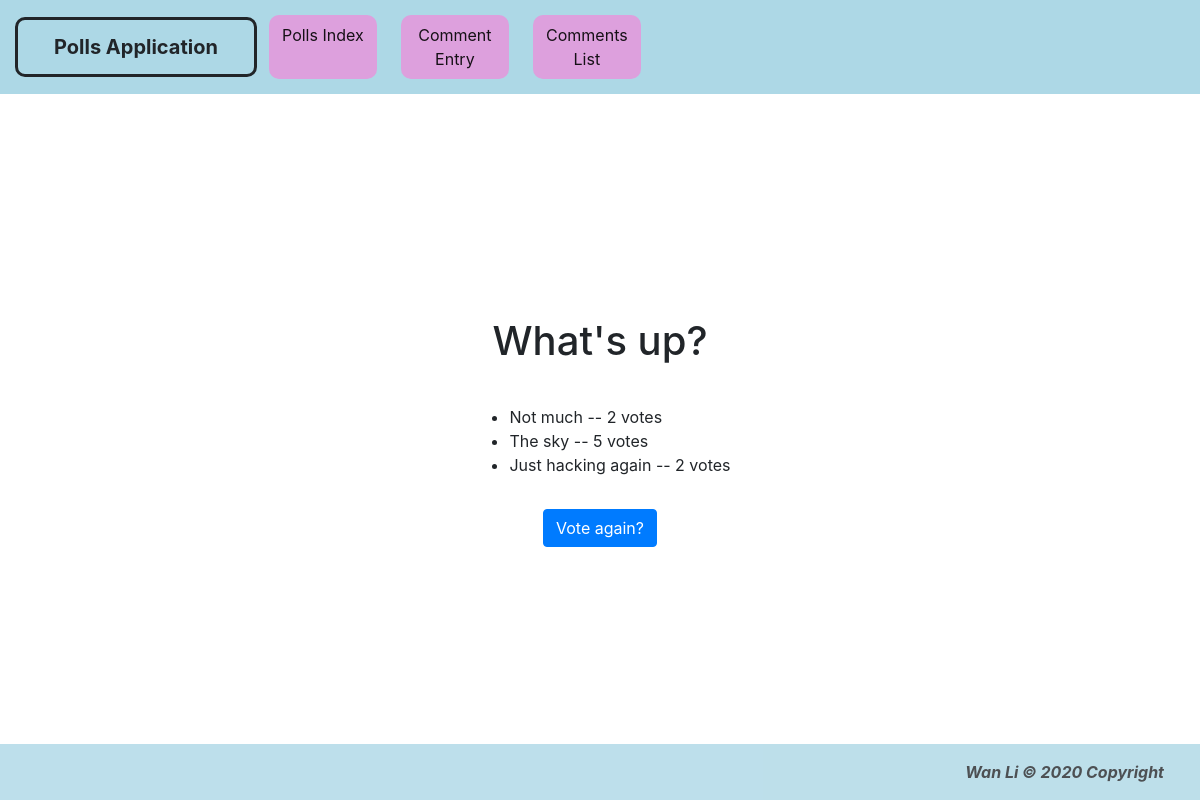
Before: /polls/1/results/ with the older database file.
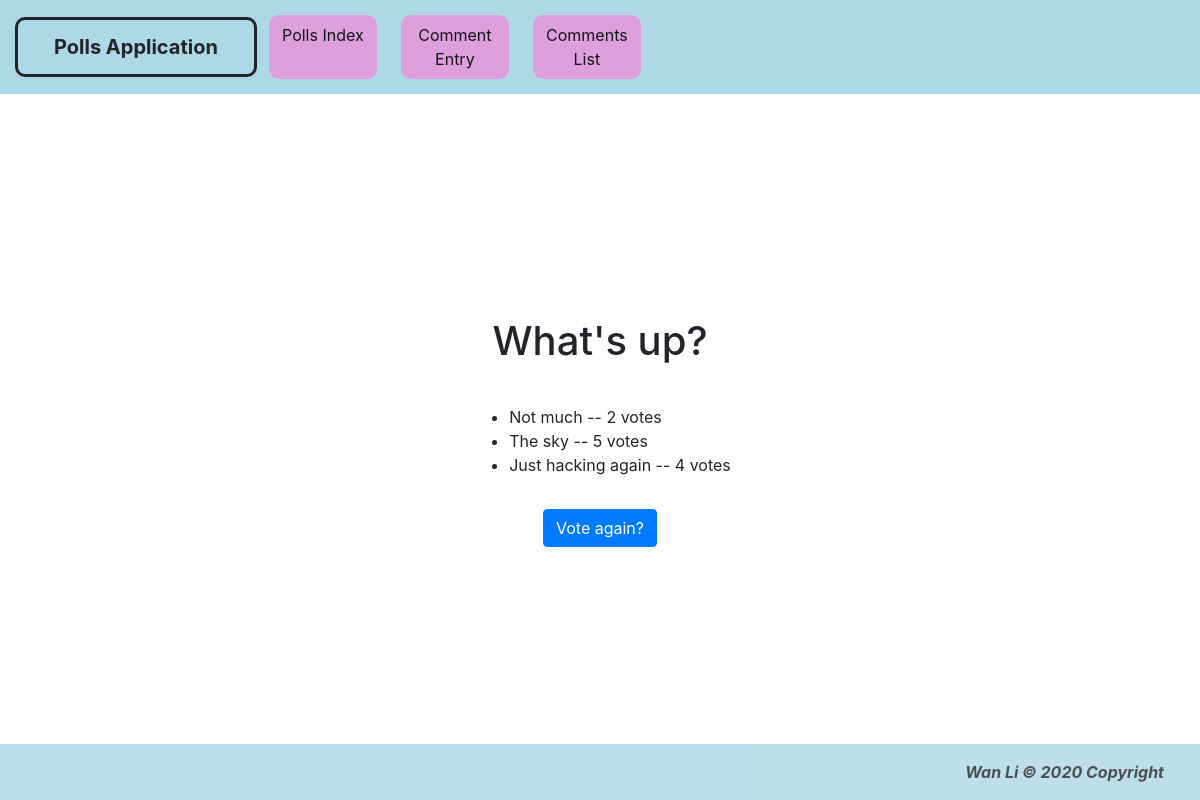
After: the same page with the newer database file.
### polls/models.py (models this page shows, shortened)
class Choice (models.Model):
    question = models.ForeignKey(Question, on_delete=models.CASCADE)
    choice_text = models.CharField(max_length=200)
    votes = models.IntegerField(default=0)

### polls/views.py (the view)
# urls.py: path('<int:pk>/results/', views.ResultsView.as_view(), name='results'),
class ResultsView(generic.DetailView):
    model = Question
    template_name = 'polls/results.html'
    def get_queryset(self):
        return Question.objects.filter(pub_date__lte=timezone.now())

### polls/templates/polls/results.html (shortened to what this page needs)
{% load bootstrap4 %}
{% bootstrap_css %}
{% load static %}
<link rel="stylesheet" href="https://maxcdn.bootstrapcdn.com/bootstrap/4.0.0/css/bootstrap.min.css"
>
<link rel="stylesheet" type="text/css" href="{% static 'polls/style.css' %}">
<nav class="navbar fixed-top navbar-expand-lg navbar-light" style="background-color: lightblue">
    <a class="navbar-brand">Polls Application</a>
    <div class="collapse navbar-collapse" id="navbarSupportedContent">
        <ul class="navbar-nav mr-auto">
            <li class="nav-item active">
                <a class="nav-link" href="{% url 'polls:index' %}">Polls Index</a>
            </li>
            <li class="nav-item active">
                <a class="nav-link" href="{% url 'polls:comments' %}">Comment Entry</a>
            </li>
            <li class="nav-item active">
                <a class="nav-link" href="{% url 'polls:comments_list' %}">Comments List</a>
            </li>
        </ul>
    </div>
</nav>
<div class="content">
    <h1>{{ question.question_text }}</h1>
    <ul>
        {% for choice in question.choice_set.all %}
        <li>{{ choice.choice_text }} -- {{choice.votes }} vote{{ choice.votes|pluralize }}</li>
        {% endfor %}
    </ul>
    <a class="btn btn-primary" href="{% url 'polls:detail' question.id %}" role="button">Vote again?</a>
</div>
<footer class="page-footer font-small special-color-dark ">
    <div class="footer-copyright text-right py-3">Wan Li © 2020 Copyright</div>
</footer>

Changed rows visible on the page:
changed Choice "Just hacking again": votes "2" → "4"
